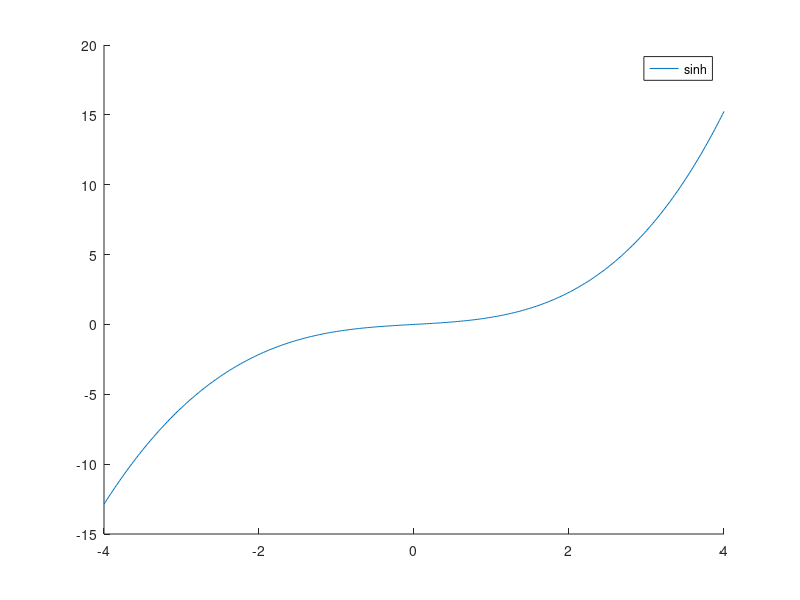

The MATLAB script that drew this image:
x=[-2: 0.01: 2]*2;

y=sinh(x);
yy=sinh(x.*2)

figure(1); clf;
hold on;
%plot(x, y*0.5, 'lineWidth', 2)
plot(x, polyval([0, 0.015, 0.646, 0, 1, 0].*0.31,x))
hold off

legend('sinh','pol')